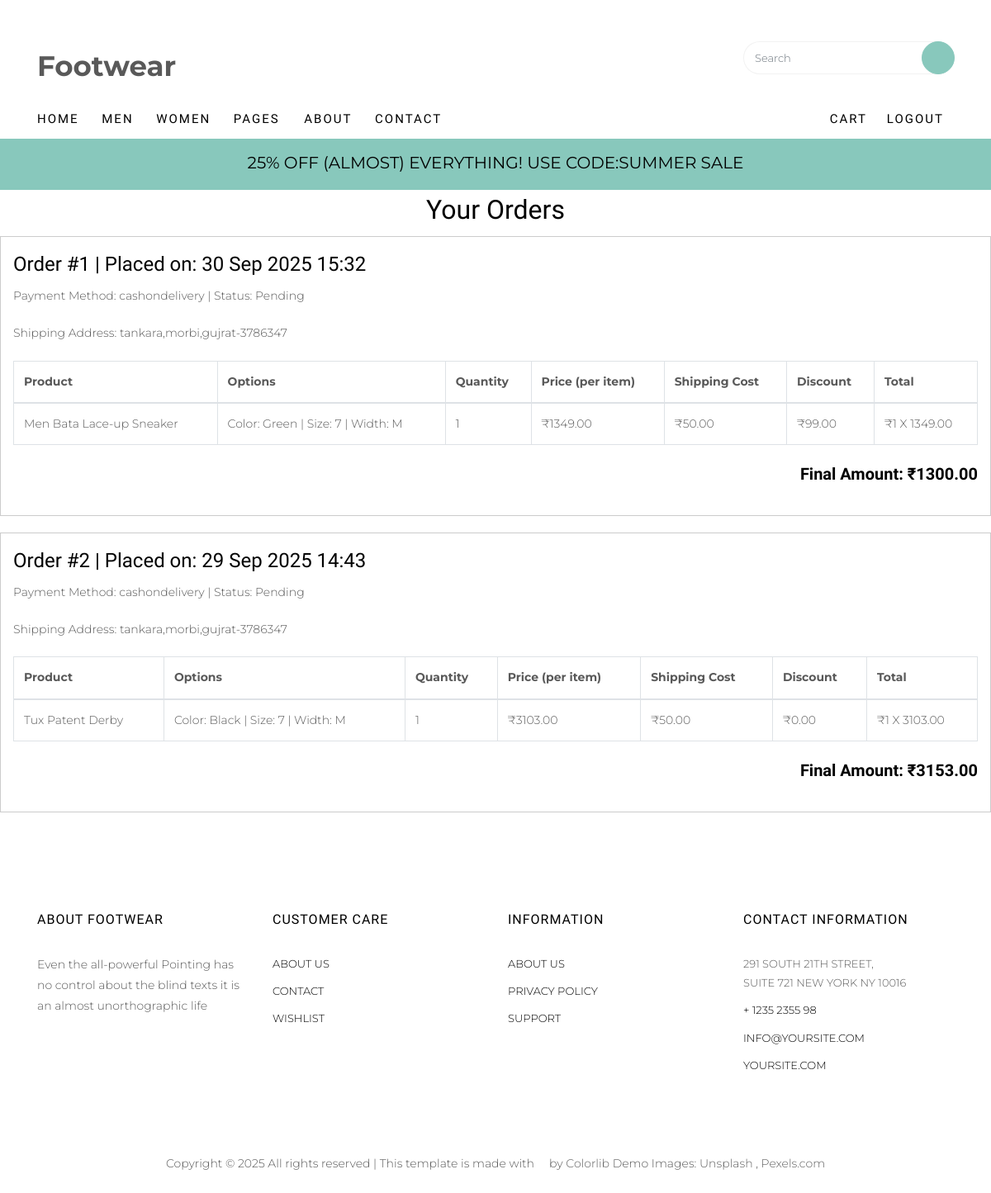
The app's page /orders (signed in) with its own data.
### footwear/models.py (models this page shows, shortened)
class Orders(models.Model):
    user = models.ForeignKey(User, on_delete=models.CASCADE)
    address = models.ForeignKey(Adresses, on_delete=models.CASCADE)
    payment_method = models.CharField(max_length=100)
    payment_status = models.BooleanField(default=False)
    final_amount = models.DecimalField(max_digits=10, decimal_places=2)
    discount = models.IntegerField(default=0)
    created_at = models.DateTimeField(auto_now_add=True)

class Adresses(models.Model):
    user = models.ForeignKey(User, on_delete=models.CASCADE)
    name = models.CharField(max_length=50)
    email = models.EmailField(unique=True)
    phone_no = models.IntegerField()
    village_city = models.CharField(max_length=20)
    sub_district = models.CharField(max_length=20)
    district = models.CharField(max_length=20)
    state = models.CharField(max_length=20)
    zip_pin = models.IntegerField()
    address = models.TextField()

class OrderItem(models.Model):
    order = models.ForeignKey(Orders, related_name="items", on_delete=models.CASCADE)
    product = models.ForeignKey(Products, related_name="order_items", on_delete=models.CASCADE)
    quantity = models.PositiveIntegerField()
    price = models.DecimalField(max_digits=10, decimal_places=2)
    color = models.ForeignKey(Colors, on_delete=models.SET_NULL, null=True, blank=True)
    size = models.ForeignKey(Size, on_delete=models.SET_NULL, null=True, blank=True)
    width = models.ForeignKey(Width, on_delete=models.SET_NULL, null=True, blank=True)

class Products(models.Model):
    main_category = models.ForeignKey(Main_Categories, on_delete=models.CASCADE, blank=True, null=True)
    sub_category = models.ForeignKey(Sub_Categories, on_delete=models.CASCADE, blank=True, null=True)
    brand = models.ForeignKey(Brand, on_delete=models.CASCADE, blank=True, null=True)
    colors = models.ManyToManyField(Colors, blank=True)
    name = models.CharField(max_length=255, blank=True, null=True)
    price = models.DecimalField(max_digits=10, decimal_places=2, blank=True, null=True)
    cancel_price = models.DecimalField(max_digits=10, decimal_places=2, default=0)
    date_added = models.DateTimeField(auto_now_add=True)
    main_image = models.ImageField(upload_to="images/", blank=True, null=True)
    rating = models.IntegerField(default=0)
    detail = models.TextField(blank=True, null=True)
    description = models.TextField(blank=True, null=True)
    manufacturer = models.TextField(blank=True, null=True)

class Colors(models.Model):
    color = models.CharField(max_length=50, blank=True, null=True)

class Size(models.Model):
    value = models.CharField(max_length=10, blank=True, null=True)

class Width(models.Model):
    value = models.CharField(max_length=2, blank=True, null=True)

### footwear/views.py (the view)
# urls.py: path('orders', views.orders, name='orders'),
def orders(request):
    user = get_logged_in_user(request)
    if not user:
        return redirect('login')
    orders = Orders.objects.filter(user=user).order_by('-created_at')
    shipping_cost = 50
    con = {
        'orders':orders,
        'shipping_cost':shipping_cost,
    }
    return render(request, 'orders.html', con)

### footwear/views.py (called while the page is built)
def get_logged_in_user(request):
    if request.session.get("is_logged_in"):
        return User.objects.get(id=request.session["uid"])
    return None

### footwear/templates/orders.html
{% extends "index.html" %}
{% block content %}
<h2 class="text-center">Your Orders</h2>
{% if orders %}
    {% for order in orders %}
    <div class="order-card" style="border:1px solid #ccc; padding:15px; margin-bottom:20px;">
        <h4>Order #{{ forloop.counter }} | Placed on: {{ order.created_at|date:"d M Y H:i" }}</h4>
        <p>Payment Method: {{ order.payment_method }} | Status: {% if order.payment_status %}Paid{% else %}Pending{% endif %}</p>
        <p>Shipping Address: {{ order.address.address }}</p>
        <table class="table table-bordered mt-2">
            <thead>
                <tr>
                    <th>Product</th>
                    <th>Options</th>
                    <th>Quantity</th>
                    <th>Price (per item)</th>
                    <th>Shipping Cost</th>
                    <th>Discount</th>
                    <th>Total</th>
                </tr>
            </thead>
            <tbody>
                {% for item in order.items.all %}
                <tr>
                    <td>{{ item.product.name }}</td>
                    <td>
                        {% if item.color %}Color: {{ item.color.color }}{% endif %}
                        {% if item.size %} | Size: {{ item.size.value }}{% endif %}
                        {% if item.width %} | Width: {{ item.width.value }}{% endif %}
                    </td>
                    <td>{{ item.quantity }}</td>
                    <td>₹{{ item.price }}</td>
                    <td>₹{{ shipping_cost }}.00</td>
                    <td>₹{{ order.discount }}.00</td>
                    <td>₹{{ item.quantity }} X {{ item.price }}</td>
                </tr>
                {% endfor %}
            </tbody>
        </table>
        <p class="text-right"><strong><h5 class="text-right">Final Amount: ₹{{ order.final_amount }}</h5></strong></p>
    </div>
    {% endfor %}
{% else %}
    <div class="text-center">
        <h4>You have no orders yet.</h4>
    </div>
{% endif %}
{% endblock %}

### records on screen
Orders: created_at "30 Sep 2025 15:32", payment_method "cashondelivery", payment_status "Pending", address.address "tankara,morbi,gujrat-3786347", discount "99", final_amount "1300.00"
OrderItem: product.name "Men Bata Lace-up Sneaker", color.color "Green", size.value "7", width.value "M", quantity "1", price "1349.00", shipping_cost "50"
Orders: created_at "29 Sep 2025 14:43", payment_method "cashondelivery", payment_status "Pending", address.address "tankara,morbi,gujrat-3786347", discount "0", final_amount "3153.00"
OrderItem: product.name "Tux Patent Derby", color.color "Black", size.value "7", width.value "M", quantity "1", price "3103.00", shipping_cost "50"
